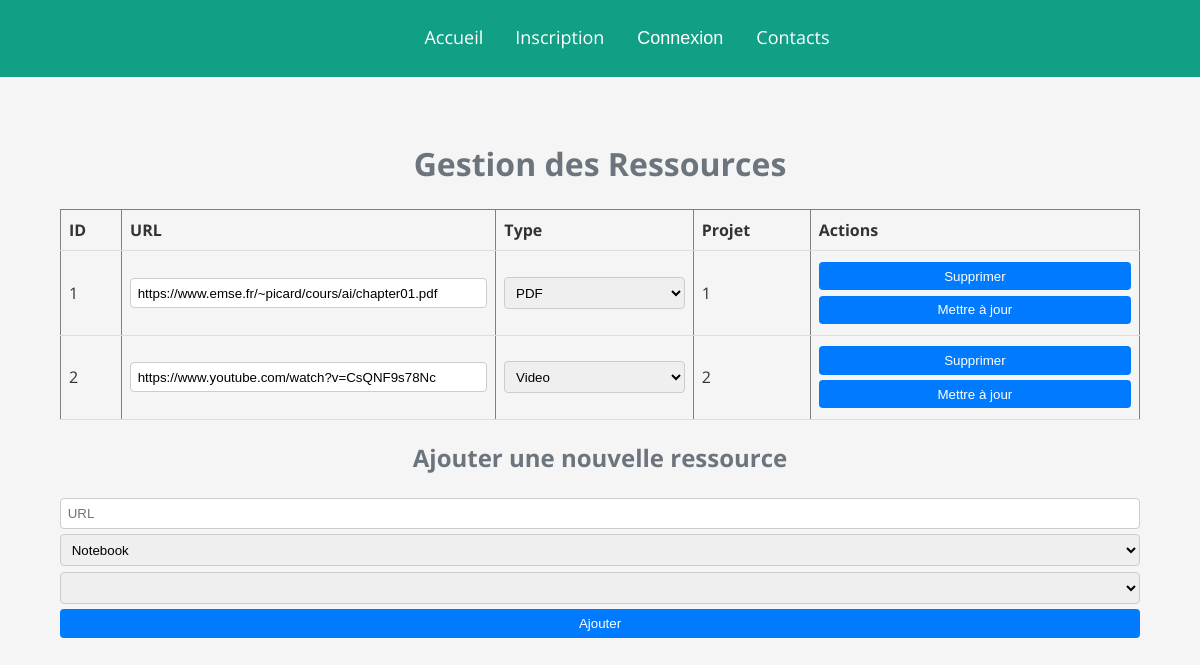
The app's page /php/modifRessource.php, older data.
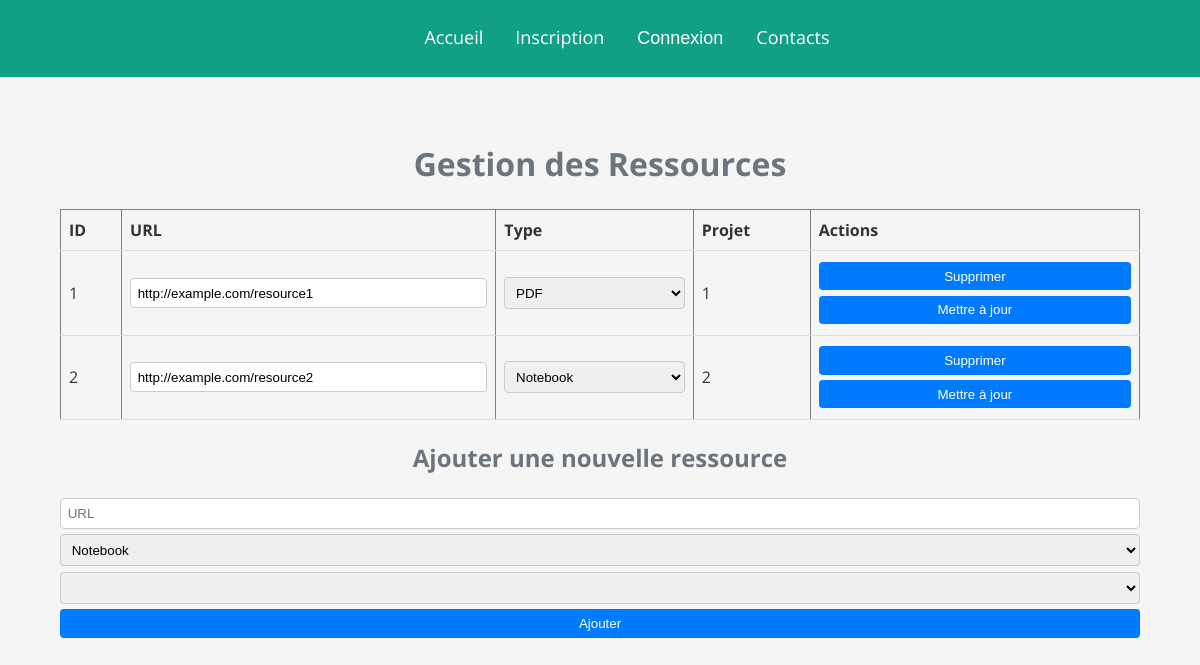
The same page, newer data.
### tables this page shows
CREATE TABLE Ressources (
    ID INT AUTO_INCREMENT PRIMARY KEY,
    URL VARCHAR(255),
    Type ENUM('Notebook', 'PDF', 'HTML', 'Video', 'etc'),
    ID_Projet INT,
    FOREIGN KEY (ID_Projet) REFERENCES Projets(ID)
);

### src/controllers/admin_controller.php (called while the page is built, shortened)
<?php
require_once __DIR__ . '/../classes/Database.php';
class AdminController extends GestionnaireController{
    public function __construct() {
        $db = new Database();
        $this->conn = $db->connect();
    }
    public function getAllResources() {
        $sql = "SELECT * FROM Ressources";
        $result = $this->conn->query($sql);
        $ressources = [];
        while ($row = $result->fetch_assoc()) {
            $ressources[] = new Ressource($row['ID'], $row['URL'], $row['Type'], '', '');
        }
        return $ressources;
    }
}
?>

### src/classes/Database.php (called while the page is built, shortened)
<?php
class Database {
    private $host = "localhost";
    private $db_name = "datachallenge_db";
    private $username = "cyfafix";
    private $password = "Xx&Yd9@7deEhee";
    private $conn;
    public function connect() {
        $this->conn = null;
        try {
            $this->conn = new mysqli($this->host, $this->username, $this->password, $this->db_name);
        } catch(Exception $e) {
            echo 'Connection Error: ' . $e->getMessage();
            exit(1);
        }
        return $this->conn;
    }
    public function query($sql) {
        $result = $this->conn->query($sql);
        return $result;
    }
}
?>

### src/classes/Ressource.php (called while the page is built, shortened)
<?php
class Ressource {
    private $id;
    private $url;
    private $format;
    public function __construct($id, $url, $format, $titre, $description) {
        $this->id = $id;
        $this->url = $url;
        $this->format = $format;
    }
    public function getId() {
        return $this->id;
    }
    public function getUrl() {
        return $this->url;
    }
    public function getFormat() {
        return $this->format;
    }
}
?>

### public/php/modifRessource.php (the view, shortened to what this page needs)
<?php
require_once __DIR__ . '/../../src/controllers/admin_controller.php';
require_once __DIR__ . '/../../src/classes/Database.php';
require_once __DIR__ . '/../../src/classes/Ressource.php';
function getProjectIdForRessource($ressourceId) {
    $db = new Database();
    $db->connect();
    $sql = "SELECT ID_Projet FROM Ressources WHERE ID = $ressourceId";
    $result = $db->query($sql);
    if ($result->num_rows > 0) {
        $row = $result->fetch_assoc();
        return $row['ID_Projet'];
    } else {
        return null;
    }
}
$adminController = new AdminController();
$ressources = $adminController->getAllResources();
?>
<!DOCTYPE html>
<html>
<head>
    <link href="/public/css/modifRessource.css" rel="stylesheet">
    <link href="/public/css/header.css" rel="stylesheet">
</head>
<body>
<header class="custom-header">
        <?php include('./header.php'); ?>
</header>
<main>
<h1>Gestion des Ressources</h1>
<table border="1">
    <tr>
        <th>ID</th>
        <th>URL</th>
        <th>Type</th>
        <th>Projet</th>
        <th>Actions</th>
    </tr>
    <?php foreach ($ressources as $ressource) : ?>
        <form method="POST">
        <tr>
            <td><?= $ressource->getId(); ?></td>
            <td><input type="text" name="url" value="<?= $ressource->getUrl(); ?>"></td>
            <td>
                <select name="type">
                    <option value="Notebook" <?= $ressource->getFormat() == 'Notebook' ? 'selected' : '' ?>>Notebook</option>
                    <option value="PDF" <?= $ressource->getFormat() == 'PDF' ? 'selected' : '' ?>>PDF</option>
                    <option value="Video" <?= $ressource->getFormat() == 'Video' ? 'selected' : '' ?>>Video</option>
                </select>
            </td>
            <td>
                <?= getProjectIdForRessource($ressource->getId()); ?>
            </td>
            <td>
                <button type="submit" name="delete" value="<?= $ressource->getId(); ?>">Supprimer</button>
                <button type="submit" name="update" value="<?= $ressource->getId(); ?>">Mettre à jour</button>
            </td>
        </tr>
        </form>
    <?php endforeach; ?>
</table>
<h2>Ajouter une nouvelle ressource</h2>
<form method="POST">
    <input type="text" name="url" placeholder="URL">
    <select name="type">
        <option value="Notebook">Notebook</option>
    </select>
    <select name="projetId">
    </select>
    <button type="submit" name="create">Ajouter</button>
</form>
</main>
</body>
</html>

### public/php/header.php (shortened to what this page needs)
<header>
    <nav>
        <ul id="top">
            <li><a href="/public/index.php" >Accueil</a></li>
            <?php if (!isset($_SESSION['role'])): ?>
                <li><a href="/public/php/inscription.php" class="split">Inscription</a></li>
                <li>
                    <button onclick="document.getElementById('id01').style.display='block'" id="loginbtn" class="split">Connexion</button>
                </li>
            <?php endif; ?>
            <li><a href="/public/php/message.php">Contacts</a></li>
        </ul>
    </nav>
</header>

### public/css/modifRessource.css (style rules this page uses)
body { background-color: #f8f9fa; color: #333; margin: 0; padding: 0; }
body { font-family: 'Open Sans', sans-serif; font-size: 16px; line-height: 1.5; color: #333; background-color: #f5f5f5; margin: 0; padding: 0; overflow-x: hidden; }
h1, h2 { text-align: center; color: #6c757d; }
table { width: 90%; margin: 1em auto; border-collapse: collapse; }
th, td { padding: 0.5em; text-align: left; border-bottom: 1px solid #ddd; }
input[type=text], select, button { width: 100%; padding: 0.5em; margin: 0.2em 0; display: inline-block; border: 1px solid #ccc; border-radius: 4px; box-sizing: border-box; }
button { color: white; background-color: #007bff; cursor: pointer; border: none; }
form { width: 90%; margin: 1em auto; }
.custom-header { background-color: #333; color: #fff; padding: 10px 0; text-align: center; margin-bottom: 10%; width: 100%; }

### public/css/header.css (style rules this page uses)
.custom-header { grid-area: header; height: 100%; z-index: 2000; }
.custom-header #top { list-style-type: none; z-index:2001; padding: 10px 27px; margin-top:0px; overflow: hidden; background-color: #11a086; position: fixed; width:100%; top:0; display:flex; place-content: center; }
.custom-header li a.split { float:right; }
.custom-header li a { display: block; color: white; font-size: 18px; text-align: center; padding: 14px 16px; text-decoration: none; float: left; }
.custom-header #loginbtn { background-color: #11a086; color:white; border:none; display:block; font-size: 18px; height: 50px; width: 120px; }
.custom-header #top #loginbtn { float:right; }

Row changes from the older to the newer data that the page shows:
changed ressources "PDF": url "https://www.emse.fr/~picard/cours/ai/chapter01.pdf" → "http://example.com/resource1"
changed ressources id 2: url "https://www.youtube.com/watch?v=CsQNF9s78Nc" → "http://example.com/resource2"; type "Video" → "Notebook"
